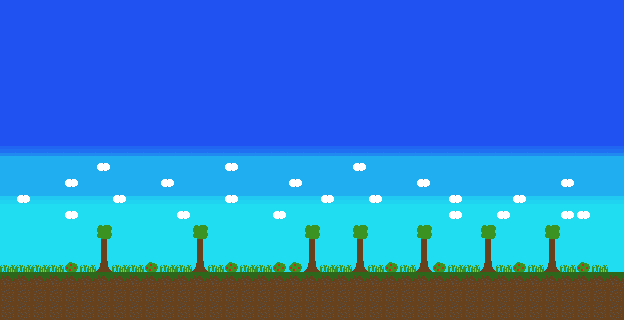

A level layout from a 2D game, rendered from its tile map. Below: a short description, then the map file with its tile-grid data intact:
An orthogonal 39x20 tile map with 16x16 px tiles, 3 tile layers (Wall, Floor, Vegetation).

<map version="1.8" tiledversion="1.8.4" orientation="orthogonal" renderorder="right-down" width="39" height="20" tilewidth="16" tileheight="16" infinite="0" nextlayerid="4" nextobjectid="1">
 <tileset firstgid="1" name="Plains" tilewidth="16" tileheight="16" tilecount="25" columns="5">
  <image source="Plains.png" width="80" height="80" />
 </tileset>
 <layer id="1" name="Wall" width="39" height="20">
  <data encoding="csv">
15,15,15,15,15,15,15,15,15,15,15,15,15,15,15,15,15,15,15,15,15,15,15,15,15,15,15,15,15,15,0,15,15,15,15,15,15,15,15,
15,15,15,15,15,15,15,15,15,15,15,15,15,15,15,15,15,15,15,15,15,15,15,15,15,15,15,15,15,15,0,15,15,15,15,15,15,15,15,
15,15,15,15,15,15,15,15,15,15,15,15,15,15,15,15,15,15,15,15,15,15,15,15,15,15,15,15,15,15,0,15,15,15,15,15,15,15,15,
15,15,15,15,15,15,15,15,15,15,15,15,15,15,15,15,15,15,15,15,15,15,15,15,15,15,15,15,15,15,0,15,15,15,15,15,15,15,15,
15,15,15,15,15,15,15,15,15,15,15,15,15,15,15,15,15,15,15,15,15,15,15,15,15,15,15,15,15,15,0,15,15,15,15,15,15,15,15,
15,15,15,15,15,15,15,15,15,15,15,15,15,15,15,15,15,15,15,15,15,15,15,15,15,15,15,15,15,15,0,15,15,15,15,15,15,15,15,
15,15,15,15,15,15,15,15,15,15,15,15,15,15,15,15,15,15,15,15,15,15,15,15,15,15,15,15,15,15,0,15,15,15,15,15,15,15,15,
15,15,15,15,15,15,15,15,15,15,15,15,15,15,15,15,15,15,15,15,15,15,15,15,15,15,15,15,15,15,0,15,15,15,15,15,15,15,15,
15,15,15,15,15,15,15,15,15,15,15,15,15,15,15,15,15,15,15,15,15,15,15,15,15,15,15,15,15,15,0,15,15,15,15,15,15,15,15,
14,14,14,14,14,14,14,14,14,14,14,14,14,14,14,14,14,14,14,14,14,14,14,14,14,14,14,14,14,14,0,14,14,14,14,14,14,14,14,
13,13,13,13,13,13,13,13,13,13,13,13,13,13,13,13,13,13,13,13,13,13,13,13,13,13,13,13,13,13,0,13,13,13,13,13,13,13,13,
13,13,13,13,13,13,13,13,13,13,13,13,13,13,13,13,13,13,13,13,13,13,13,13,13,13,13,13,13,13,0,13,13,13,13,13,13,13,13,
16,16,16,16,16,16,16,16,16,16,16,16,16,16,16,16,16,16,16,16,16,16,16,16,16,16,16,16,16,16,0,16,16,16,16,16,16,16,16,
4,4,4,4,4,4,4,4,4,4,4,4,4,4,4,4,4,4,4,4,4,4,4,4,4,4,4,4,4,4,0,4,4,4,4,4,4,4,4,
4,4,4,4,4,4,4,4,4,4,4,4,4,4,4,4,4,4,4,4,4,4,4,4,4,4,4,4,4,4,0,4,4,4,4,4,4,4,4,
4,4,4,4,4,4,4,4,4,4,4,4,4,4,4,4,4,4,4,4,4,4,4,4,4,4,4,4,4,4,0,4,4,4,4,4,4,4,4,
4,4,4,4,4,4,4,4,4,4,4,4,4,4,4,4,4,4,4,4,4,4,4,4,4,4,4,4,4,4,0,4,4,4,4,4,4,4,4,
4,4,4,4,4,4,4,4,4,4,4,4,4,4,4,4,4,4,4,4,4,4,4,4,4,4,4,4,4,4,0,0,0,0,0,0,0,0,0,
4,4,4,4,4,4,4,4,4,4,4,4,4,4,4,4,4,4,4,4,4,4,4,4,4,4,4,4,4,4,0,0,0,0,0,0,0,0,0,
4,4,4,4,4,4,4,4,4,4,4,4,4,4,4,4,4,4,4,4,4,4,4,4,4,4,4,4,4,4,0,0,0,0,0,0,0,0,0
</data>
 </layer>
 <layer id="3" name="Floor" width="39" height="20">
  <properties>
   <property name="Collidable" type="bool" value="true" />
  </properties>
  <data encoding="csv">
15,15,15,15,15,15,15,15,15,15,15,15,15,15,15,15,15,15,15,15,15,15,15,15,15,15,15,15,15,15,15,0,0,0,0,0,0,0,0,
15,0,0,0,0,0,0,0,0,0,0,0,0,0,0,0,0,0,0,0,0,0,0,0,0,0,0,15,0,15,15,0,0,0,0,0,0,0,0,
15,0,0,0,0,0,0,0,0,0,0,0,0,0,0,0,0,0,0,0,0,0,0,0,0,0,0,15,0,15,15,0,0,0,0,0,0,0,0,
15,0,0,0,0,0,0,0,0,0,0,0,0,0,0,0,0,0,0,0,0,0,0,0,0,0,0,15,0,15,15,0,0,0,0,0,0,0,0,
15,0,0,0,0,0,0,0,0,0,0,0,0,0,0,0,0,0,0,0,0,0,0,0,0,0,0,15,0,15,15,0,0,0,0,0,0,0,0,
15,0,0,0,0,0,0,0,0,0,0,0,0,0,0,0,0,0,0,0,0,0,0,0,0,0,0,15,0,15,15,0,0,0,0,0,0,0,0,
15,0,0,0,0,0,0,0,0,0,0,0,0,0,0,0,0,0,0,0,0,0,0,0,0,0,0,15,0,15,15,0,0,0,0,0,0,0,0,
15,0,0,0,0,0,0,0,0,0,0,0,0,0,0,0,0,0,0,0,0,0,0,0,0,0,0,15,0,15,15,0,0,0,0,0,0,0,0,
15,0,0,0,0,0,0,0,0,0,0,0,0,0,0,0,0,0,0,0,0,0,0,0,0,0,0,15,0,15,15,0,0,0,0,0,0,0,0,
14,0,0,0,0,0,0,0,0,0,0,0,0,0,0,0,0,0,0,0,0,0,0,0,0,0,0,14,0,14,14,0,0,0,0,0,0,0,0,
13,0,0,0,0,0,0,0,0,0,0,0,0,0,0,0,0,0,0,0,0,0,0,0,0,0,0,13,0,13,13,0,0,0,0,0,0,0,0,
13,0,0,0,0,0,0,0,0,0,0,0,0,0,0,0,0,0,0,0,0,0,0,0,0,0,0,13,0,13,13,0,0,0,0,0,0,0,0,
16,0,0,0,0,0,0,0,0,0,0,0,0,0,0,0,0,0,0,0,0,0,0,0,0,0,0,16,0,16,16,0,0,0,0,0,0,0,0,
4,0,0,0,0,0,0,0,0,0,0,0,0,0,0,0,0,0,0,0,0,0,0,0,0,0,0,4,0,4,4,0,0,0,0,0,0,0,0,
4,0,0,0,0,0,0,0,0,0,0,0,0,0,0,0,0,0,0,0,0,0,0,0,0,0,0,4,0,4,4,0,0,0,0,0,0,0,0,
4,0,0,0,0,0,0,0,0,0,0,0,0,0,0,0,0,0,0,0,0,0,0,0,0,0,0,4,0,4,4,0,0,0,0,0,0,0,0,
4,0,0,0,0,0,0,0,0,0,0,0,0,0,0,0,0,0,0,0,0,0,0,0,0,0,0,4,0,4,4,0,0,0,0,0,0,0,0,
3,3,3,3,3,3,3,3,3,3,3,3,3,3,3,3,3,3,3,3,3,3,3,3,3,3,3,3,3,3,3,3,3,3,3,3,3,3,3,
1,1,1,1,1,1,1,1,1,1,1,1,1,1,1,1,1,1,1,1,1,1,1,1,1,1,1,1,1,1,1,1,1,1,1,1,1,1,1,
1,1,1,1,1,1,1,1,1,1,1,1,1,1,1,1,1,1,1,1,1,1,1,1,1,1,1,1,1,1,1,1,1,1,1,1,1,1,1
</data>
 </layer>
 <layer id="2" name="Vegetation" width="39" height="20">
  <properties>
   <property name="Collidable" type="bool" value="false" />
  </properties>
  <data encoding="csv">
0,0,0,0,0,0,0,0,0,0,0,0,0,0,0,0,0,0,0,17,0,0,0,0,0,0,0,0,0,0,0,0,0,0,0,0,0,0,0,
0,0,0,0,0,0,0,0,0,0,0,0,0,0,0,17,0,0,0,17,0,17,0,0,0,0,0,0,0,17,0,0,0,0,0,0,0,0,0,
0,0,0,0,0,0,0,0,0,0,0,0,0,17,17,17,17,0,0,17,17,17,0,0,0,0,0,0,17,17,0,0,0,0,0,0,0,0,0,
0,0,0,17,0,0,0,17,17,0,0,0,0,17,17,17,17,0,0,17,17,17,0,17,0,0,0,17,17,17,0,0,0,0,0,0,0,0,0,
0,0,0,17,17,0,0,0,17,17,0,0,17,17,17,0,17,0,0,17,17,17,0,17,0,17,17,17,17,0,0,0,0,0,0,0,0,0,0,
0,0,0,0,17,0,0,0,17,17,17,17,17,17,17,0,0,17,17,17,17,0,0,17,17,17,0,17,0,0,0,0,0,0,0,0,0,0,0,
0,0,0,0,17,0,0,0,17,0,17,17,0,17,17,17,17,17,17,17,17,0,17,0,0,0,17,0,0,0,0,0,0,0,0,0,0,0,0,
0,0,0,17,17,0,0,0,17,0,0,17,0,17,17,17,17,17,17,17,17,17,17,0,0,0,17,0,0,0,0,0,0,0,0,0,0,0,0,
0,0,0,17,0,0,0,0,17,0,0,0,0,17,17,17,17,17,17,17,0,0,17,17,0,0,17,0,0,0,0,0,0,0,0,0,0,0,0,
0,0,17,17,17,17,17,17,17,0,0,0,17,17,17,0,0,17,0,17,0,0,0,17,17,17,17,0,0,0,0,0,0,0,0,0,0,0,0,
0,0,17,17,0,0,7,0,0,0,0,0,17,17,7,0,0,17,0,0,0,0,7,0,0,17,0,0,17,0,0,0,0,0,0,0,0,0,0,
0,0,0,0,7,0,0,0,0,0,7,17,17,0,0,0,0,0,7,0,0,0,0,0,0,0,7,0,0,0,0,0,0,0,0,7,0,0,0,
0,7,0,0,0,0,0,7,0,0,0,0,0,0,7,0,0,0,0,0,7,0,0,7,0,0,0,0,7,0,0,0,7,0,0,0,0,0,0,
0,0,0,0,7,0,0,0,0,0,0,7,0,0,0,0,0,7,0,0,0,0,0,0,0,0,0,0,7,0,0,7,0,0,0,7,7,0,0,
0,0,0,0,0,0,10,0,0,0,0,0,10,0,0,0,0,0,0,10,0,0,10,0,0,0,10,0,0,0,10,0,0,0,10,0,0,0,0,
0,0,0,0,0,0,12,0,0,0,0,0,12,0,0,0,0,0,0,12,0,0,12,0,0,0,12,0,0,0,12,0,0,0,12,0,0,0,0,
2,2,2,2,6,2,9,2,2,6,2,2,9,2,6,2,2,6,6,9,2,2,9,2,6,2,9,6,2,2,9,2,6,2,9,2,6,2,0,
0,0,0,0,0,0,0,0,0,0,0,0,0,0,0,0,0,0,0,0,0,0,0,0,0,0,0,0,0,0,0,0,0,0,0,0,0,0,0,
0,0,0,0,0,0,0,0,0,0,0,0,0,0,0,0,0,0,0,0,0,0,0,0,0,0,0,0,0,0,0,0,0,0,0,0,0,0,0,
0,0,0,0,0,0,0,0,0,0,0,0,0,0,0,0,0,0,0,0,0,0,0,0,0,0,0,0,0,0,0,0,0,0,0,0,0,0,0
</data>
 </layer>
</map>
